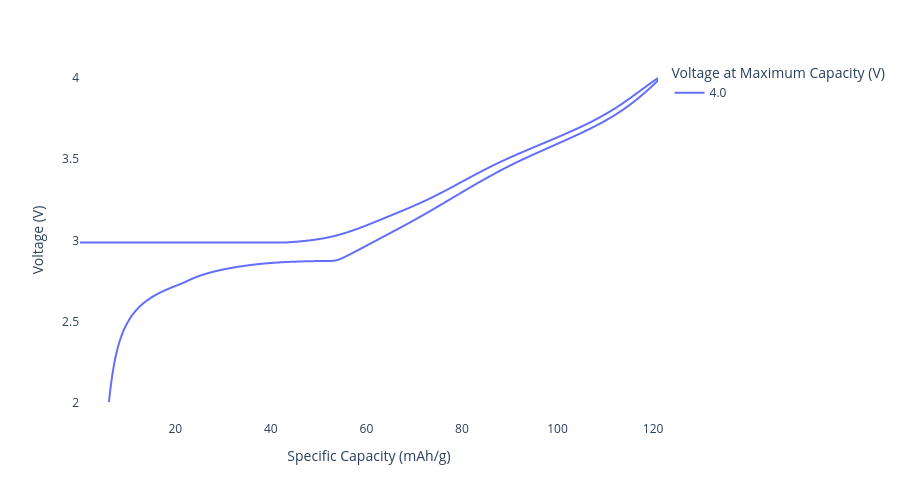

Notebook source saved alongside this figure:
### Code cell
# NFM Vendor 3

half_cell = (
    pd.read_csv(
        '../local_data/active_materials/cathode/NFM111 (Vendor C).csv',
        names=['time', 'voltage', 'capacity', 'id', 'discharge_charge', 'charge_charge'],
        # names=['specific_capacity', 'voltage', 'direction', 'id'],
        skiprows=1
    ).assign(
        direction = lambda x: x['id'].apply(lambda y: 'charge' if y == 0 else 'discharge')
    ).assign(
        specific_capacity = lambda x: x['capacity'] / (3.786e-3),
        direction = lambda x: x['time'].apply(lambda y: 'charge' if y < 25545.76 else 'discharge'),
    ).drop(
        columns=['id', 'charge_charge', 'discharge_charge', 'capacity']
    )
)

nfm3 = CathodeMaterial(
    name = 'NFM111 (Vendor C)',
    reference = 'Na/Na+',
    specific_cost = 11.00,
    density = 4.25,
    half_cell_curves = half_cell,
    color='#2b1f1a'
)

nfm3.plot_curves(width=900, height=500).show()

### Figure 1 — Plotly figure (JSON) as saved in the notebook; plotly's stock layout.template omitted (floating-point values rounded to 4 significant figures; data arrays with more than 128 entries replaced by an {"elided": "..."} marker saying what was removed)
{"data": [{"hovertemplate": "Voltage at Maximum Capacity (V)=4.0<br>Specific Capacity (mAh/g)=%{x}<br>Voltage (V)=%{y}<extra></extra>", "legendgroup": "4.0", "line": {"color": "#636efa", "dash": "solid", "shape": "spline"}, "marker": {"symbol": "circle"}, "mode": "lines", "name": "4.0", "orientation": "v", "showlegend": true, "type": "scatter", "x": {"elided": "8604 float values"}, "xaxis": "x", "y": {"elided": "8604 float values"}, "yaxis": "y"}], "layout": {"height": 500, "legend": {"title": {"text": "Voltage at Maximum Capacity (V)"}, "tracegroupgap": 0}, "margin": {"t": 60}, "paper_bgcolor": "white", "plot_bgcolor": "white", "width": 900, "xaxis": {"anchor": "y", "domain": [0.0, 1.0], "title": {"text": "Specific Capacity (mAh/g)"}}, "yaxis": {"anchor": "x", "domain": [0.0, 1.0], "title": {"text": "Voltage (V)"}}}}
